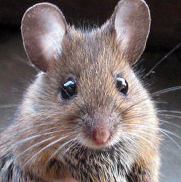
//> input picture Homework/HW5/mouse.jpg, 181 x 182 px
$ ./LaplacianPyramid   (built with g++ and OpenCV 4)
//> lines starting //> are read from the running program, lines starting //| are printed output that depends on the picture
//
//  main.cpp
//  LaplacianPyramid
//
//  Created by Eric Miao on 10/26/20.
//

#include <opencv2/core/core.hpp>
#include "opencv2/imgproc/imgproc.hpp"
#include <opencv2/highgui/highgui.hpp>
#include <opencv2/imgproc.hpp>
#include <stdio.h>
#include <iostream>
#include <iostream>

using namespace cv;
using namespace std;
void ShowManyImages(string title, int nArgs, ...);

int main(int argc, const char * argv[]) {
    // insert code here...
    Mat image = imread("mouse.jpg");
//> image is the input picture: 182 rows x 181 cols, CV_8UC3; mean B, G, R 109.8, 110, 122
    cv::resize(image, image, Size(256, 256));
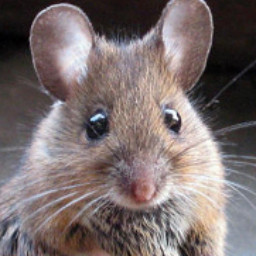
//> image: 256 rows x 256 cols, CV_8UC3; mean B, G, R 109.7, 109.8, 121.9
    vector<Mat> allImages;
    Mat prevMat = image.clone();
    for(int i = 0; i < 9; i++){
        Mat image_blurred;
        Mat img;
        cout<<prevMat.rows<<" "<<prevMat.cols<<endl;
        GaussianBlur(prevMat, image_blurred, Size(5, 5), 0);
        Mat newImg = prevMat - image_blurred;
        allImages.push_back(newImg);
        pyrDown(newImg, img, Size( prevMat.rows/2, prevMat.cols/2 ));
        prevMat = img.clone();
    }
//> this loop made 9 passes
//> prevMat on passes 8 to 9: [[0, 0, 0]], [[0, 0, 0]]
//> pass 1, `Mat newImg = prevMat - image_blurred;`:
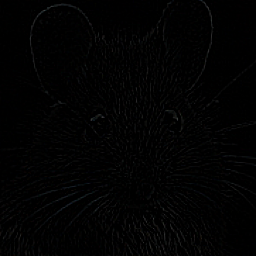
//> newImg: 256 rows x 256 cols, CV_8UC3; mean B, G, R 2.2, 2.1, 2.1

    Mat window(512,512, CV_8UC3);
    allImages[0].copyTo(window(Rect(0, 0, allImages[0].cols, allImages[0].rows)));
    allImages[1].copyTo(window(Rect(256, 0, allImages[1].cols, allImages[1].rows)));
//> window: 512 rows x 512 cols, CV_8UC3; mean B, G, R 0.6, 0.6, 0.6
    allImages[2].copyTo(window(Rect(384, 0, allImages[2].cols, allImages[2].rows)));
//> window: 512 rows x 512 cols, CV_8UC3; mean B, G, R 0.6, 0.6, 0.6
    allImages[3].copyTo(window(Rect(448, 0, allImages[3].cols, allImages[3].rows)));
//> window: 512 rows x 512 cols, CV_8UC3; mean B, G, R 0.6, 0.6, 0.6
    allImages[4].copyTo(window(Rect(480, 0, allImages[4].cols, allImages[4].rows)));
    allImages[5].copyTo(window(Rect(496, 0, allImages[5].cols, allImages[5].rows)));
    allImages[6].copyTo(window(Rect(504, 0, allImages[6].cols, allImages[6].rows)));
    allImages[7].copyTo(window(Rect(508, 0, allImages[7].cols, allImages[7].rows)));
    allImages[8].copyTo(window(Rect(510, 0, allImages[8].cols, allImages[8].rows)));
//    allImages[9].copyTo(window(Rect(511, 0, allImages[9].cols, allImages[9].rows)));


    imshow( "Pyramid",window );
    waitKey(0);
    return 0;
}
